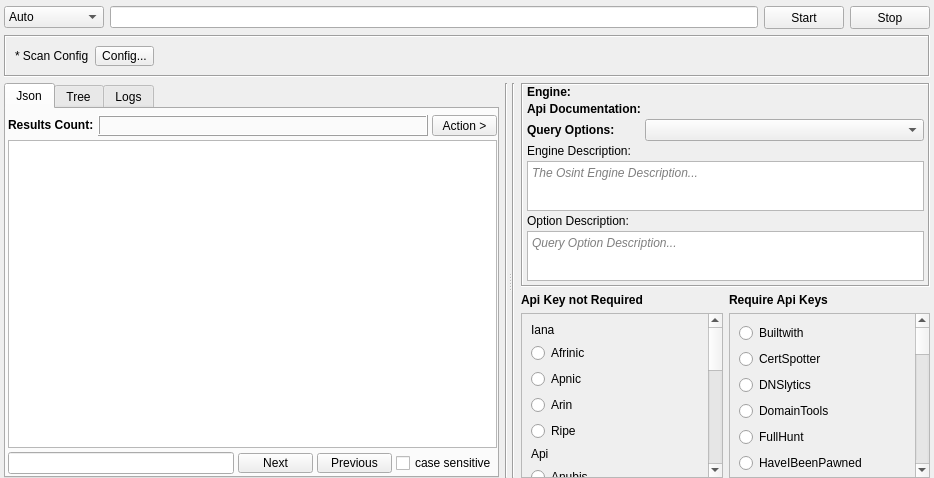
<?xml version="1.0" encoding="UTF-8"?>
<ui version="4.0">
 <class>Raw</class>
 <widget class="QWidget" name="Raw">
  <property name="geometry">
   <rect>
    <x>0</x>
    <y>0</y>
    <width>934</width>
    <height>478</height>
   </rect>
  </property>
  <property name="windowTitle">
   <string>Raw</string>
  </property>
  <layout class="QVBoxLayout" name="verticalLayout_9">
   <property name="leftMargin">
    <number>4</number>
   </property>
   <property name="topMargin">
    <number>6</number>
   </property>
   <property name="rightMargin">
    <number>4</number>
   </property>
   <property name="bottomMargin">
    <number>0</number>
   </property>
   <item>
    <layout class="QHBoxLayout" name="horizontalLayout">
     <item>
      <widget class="QComboBox" name="comboBoxModule">
       <property name="minimumSize">
        <size>
         <width>100</width>
         <height>0</height>
        </size>
       </property>
       <item>
        <property name="text">
         <string>Auto</string>
        </property>
       </item>
       <item>
        <property name="text">
         <string>Custom</string>
        </property>
       </item>
      </widget>
     </item>
     <item>
      <widget class="QLineEdit" name="lineEditTarget"/>
     </item>
     <item>
      <widget class="QPushButton" name="buttonStart">
       <property name="minimumSize">
        <size>
         <width>75</width>
         <height>23</height>
        </size>
       </property>
       <property name="text">
        <string>Start</string>
       </property>
      </widget>
     </item>
     <item>
      <widget class="QPushButton" name="buttonStop">
       <property name="minimumSize">
        <size>
         <width>75</width>
         <height>23</height>
        </size>
       </property>
       <property name="text">
        <string>Stop</string>
       </property>
      </widget>
     </item>
    </layout>
   </item>
   <item>
    <widget class="QFrame" name="frame">
     <property name="sizePolicy">
      <sizepolicy hsizetype="Preferred" vsizetype="Fixed">
       <horstretch>0</horstretch>
       <verstretch>0</verstretch>
      </sizepolicy>
     </property>
     <property name="minimumSize">
      <size>
       <width>0</width>
       <height>42</height>
      </size>
     </property>
     <property name="frameShape">
      <enum>QFrame::Box</enum>
     </property>
     <property name="frameShadow">
      <enum>QFrame::Sunken</enum>
     </property>
     <layout class="QHBoxLayout" name="horizontalLayout_12">
      <item>
       <widget class="QLabel" name="label_9">
        <property name="text">
         <string>* Scan Config</string>
        </property>
       </widget>
      </item>
      <item>
       <widget class="QToolButton" name="buttonConfig">
        <property name="text">
         <string>Config...</string>
        </property>
       </widget>
      </item>
      <item>
       <spacer name="horizontalSpacer">
        <property name="orientation">
         <enum>Qt::Horizontal</enum>
        </property>
        <property name="sizeHint" stdset="0">
         <size>
          <width>767</width>
          <height>17</height>
         </size>
        </property>
       </spacer>
      </item>
     </layout>
    </widget>
   </item>
   <item>
    <widget class="QSplitter" name="splitter">
     <property name="orientation">
      <enum>Qt::Horizontal</enum>
     </property>
     <widget class="QWidget" name="layoutWidget">
      <layout class="QHBoxLayout" name="horizontalLayout_3">
       <item>
        <widget class="QTabWidget" name="tabWidget">
         <property name="currentIndex">
          <number>0</number>
         </property>
         <widget class="QWidget" name="tabJson">
          <attribute name="title">
           <string>Json</string>
          </attribute>
          <layout class="QVBoxLayout" name="verticalLayout">
           <property name="spacing">
            <number>4</number>
           </property>
           <property name="leftMargin">
            <number>2</number>
           </property>
           <property name="topMargin">
            <number>6</number>
           </property>
           <property name="rightMargin">
            <number>0</number>
           </property>
           <property name="bottomMargin">
            <number>2</number>
           </property>
           <item>
            <layout class="QHBoxLayout" name="horizontalLayout_8">
             <item>
              <widget class="QLabel" name="label_3">
               <property name="sizePolicy">
                <sizepolicy hsizetype="Maximum" vsizetype="Maximum">
                 <horstretch>0</horstretch>
                 <verstretch>0</verstretch>
                </sizepolicy>
               </property>
               <property name="font">
                <font>
                 <weight>75</weight>
                 <bold>true</bold>
                </font>
               </property>
               <property name="text">
                <string>Results Count:</string>
               </property>
              </widget>
             </item>
             <item>
              <widget class="QLabel" name="labelResultsCount">
               <property name="frameShape">
                <enum>QFrame::Box</enum>
               </property>
               <property name="frameShadow">
                <enum>QFrame::Raised</enum>
               </property>
               <property name="text">
                <string/>
               </property>
              </widget>
             </item>
             <item>
              <widget class="QToolButton" name="buttonActionJson">
               <property name="minimumSize">
                <size>
                 <width>65</width>
                 <height>20</height>
                </size>
               </property>
               <property name="text">
                <string>Action &gt;</string>
               </property>
              </widget>
             </item>
            </layout>
           </item>
           <item>
            <widget class="QPlainTextEdit" name="plainTextEdit">
             <property name="readOnly">
              <bool>true</bool>
             </property>
            </widget>
           </item>
           <item>
            <layout class="QHBoxLayout" name="horizontalLayout_4">
             <item>
              <widget class="QLineEdit" name="lineEditFind">
               <property name="minimumSize">
                <size>
                 <width>0</width>
                 <height>0</height>
                </size>
               </property>
              </widget>
             </item>
             <item>
              <widget class="QPushButton" name="buttonNext">
               <property name="minimumSize">
                <size>
                 <width>75</width>
                 <height>20</height>
                </size>
               </property>
               <property name="maximumSize">
                <size>
                 <width>70</width>
                 <height>20</height>
                </size>
               </property>
               <property name="text">
                <string>Next</string>
               </property>
              </widget>
             </item>
             <item>
              <widget class="QPushButton" name="buttonPrev">
               <property name="minimumSize">
                <size>
                 <width>75</width>
                 <height>20</height>
                </size>
               </property>
               <property name="maximumSize">
                <size>
                 <width>70</width>
                 <height>20</height>
                </size>
               </property>
               <property name="text">
                <string>Previous</string>
               </property>
              </widget>
             </item>
             <item>
              <widget class="QCheckBox" name="checkBoxCaseSensitive">
               <property name="text">
                <string>case sensitive</string>
               </property>
              </widget>
             </item>
            </layout>
           </item>
          </layout>
         </widget>
         <widget class="QWidget" name="tabTree">
          <attribute name="title">
           <string>Tree</string>
          </attribute>
          <layout class="QVBoxLayout" name="verticalLayout_2">
           <property name="spacing">
            <number>5</number>
           </property>
           <property name="leftMargin">
            <number>2</number>
           </property>
           <property name="topMargin">
            <number>6</number>
           </property>
           <property name="rightMargin">
            <number>0</number>
           </property>
           <property name="bottomMargin">
            <number>2</number>
           </property>
           <item>
            <layout class="QHBoxLayout" name="horizontalLayout_9">
             <item>
              <widget class="QLabel" name="label_6">
               <property name="sizePolicy">
                <sizepolicy hsizetype="Maximum" vsizetype="Maximum">
                 <horstretch>0</horstretch>
                 <verstretch>0</verstretch>
                </sizepolicy>
               </property>
               <property name="font">
                <font>
                 <weight>75</weight>
                 <bold>true</bold>
                </font>
               </property>
               <property name="text">
                <string>Results Count:</string>
               </property>
              </widget>
             </item>
             <item>
              <widget class="QLabel" name="labelResultsCountTree">
               <property name="frameShape">
                <enum>QFrame::Box</enum>
               </property>
               <property name="frameShadow">
                <enum>QFrame::Raised</enum>
               </property>
               <property name="text">
                <string/>
               </property>
              </widget>
             </item>
             <item>
              <widget class="QToolButton" name="buttonActionTree">
               <property name="minimumSize">
                <size>
                 <width>65</width>
                 <height>20</height>
                </size>
               </property>
               <property name="text">
                <string>Action &gt;</string>
               </property>
              </widget>
             </item>
            </layout>
           </item>
           <item>
            <widget class="QTreeView" name="treeView">
             <property name="font">
              <font>
               <family>MS Shell Dlg 2</family>
               <pointsize>8</pointsize>
              </font>
             </property>
             <property name="editTriggers">
              <set>QAbstractItemView::NoEditTriggers</set>
             </property>
             <property name="alternatingRowColors">
              <bool>true</bool>
             </property>
             <property name="selectionBehavior">
              <enum>QAbstractItemView::SelectItems</enum>
             </property>
             <attribute name="headerVisible">
              <bool>false</bool>
             </attribute>
             <attribute name="headerCascadingSectionResizes">
              <bool>true</bool>
             </attribute>
             <attribute name="headerMinimumSectionSize">
              <number>100</number>
             </attribute>
             <attribute name="headerDefaultSectionSize">
              <number>200</number>
             </attribute>
             <attribute name="headerShowSortIndicator" stdset="0">
              <bool>false</bool>
             </attribute>
            </widget>
           </item>
           <item>
            <widget class="QLineEdit" name="lineEditTreeFilter"/>
           </item>
          </layout>
         </widget>
         <widget class="QWidget" name="tabLogs">
          <attribute name="title">
           <string>Logs</string>
          </attribute>
          <layout class="QVBoxLayout" name="verticalLayout_5">
           <property name="leftMargin">
            <number>2</number>
           </property>
           <property name="topMargin">
            <number>6</number>
           </property>
           <property name="rightMargin">
            <number>2</number>
           </property>
           <property name="bottomMargin">
            <number>0</number>
           </property>
           <item>
            <widget class="QPlainTextEdit" name="plainTextEditLogs">
             <property name="readOnly">
              <bool>true</bool>
             </property>
            </widget>
           </item>
          </layout>
         </widget>
        </widget>
       </item>
       <item>
        <widget class="Line" name="line">
         <property name="orientation">
          <enum>Qt::Vertical</enum>
         </property>
        </widget>
       </item>
      </layout>
     </widget>
     <widget class="QWidget" name="layoutWidget">
      <layout class="QHBoxLayout" name="horizontalLayout_6">
       <item>
        <widget class="Line" name="line_2">
         <property name="orientation">
          <enum>Qt::Vertical</enum>
         </property>
        </widget>
       </item>
       <item>
        <layout class="QVBoxLayout" name="verticalLayout_4">
         <item>
          <widget class="QFrame" name="frame1">
           <property name="frameShape">
            <enum>QFrame::Box</enum>
           </property>
           <property name="frameShadow">
            <enum>QFrame::Sunken</enum>
           </property>
           <layout class="QVBoxLayout" name="verticalLayout_10">
            <property name="spacing">
             <number>3</number>
            </property>
            <property name="leftMargin">
             <number>4</number>
            </property>
            <property name="topMargin">
             <number>0</number>
            </property>
            <property name="rightMargin">
             <number>4</number>
            </property>
            <property name="bottomMargin">
             <number>4</number>
            </property>
            <item>
             <layout class="QHBoxLayout" name="horizontalLayout_5">
              <item>
               <widget class="QLabel" name="label_2">
                <property name="sizePolicy">
                 <sizepolicy hsizetype="Maximum" vsizetype="Maximum">
                  <horstretch>0</horstretch>
                  <verstretch>0</verstretch>
                 </sizepolicy>
                </property>
                <property name="minimumSize">
                 <size>
                  <width>115</width>
                  <height>0</height>
                 </size>
                </property>
                <property name="font">
                 <font>
                  <weight>75</weight>
                  <bold>true</bold>
                 </font>
                </property>
                <property name="text">
                 <string>Engine:</string>
                </property>
               </widget>
              </item>
              <item>
               <widget class="QLabel" name="labelUrl">
                <property name="sizePolicy">
                 <sizepolicy hsizetype="Preferred" vsizetype="Maximum">
                  <horstretch>0</horstretch>
                  <verstretch>0</verstretch>
                 </sizepolicy>
                </property>
                <property name="font">
                 <font>
                  <family>Segoe UI</family>
                  <pointsize>9</pointsize>
                  <italic>false</italic>
                 </font>
                </property>
                <property name="text">
                 <string/>
                </property>
               </widget>
              </item>
             </layout>
            </item>
            <item>
             <layout class="QHBoxLayout" name="horizontalLayout_10">
              <item>
               <widget class="QLabel" name="label_5">
                <property name="sizePolicy">
                 <sizepolicy hsizetype="Fixed" vsizetype="Preferred">
                  <horstretch>0</horstretch>
                  <verstretch>0</verstretch>
                 </sizepolicy>
                </property>
                <property name="minimumSize">
                 <size>
                  <width>115</width>
                  <height>0</height>
                 </size>
                </property>
                <property name="font">
                 <font>
                  <weight>75</weight>
                  <bold>true</bold>
                 </font>
                </property>
                <property name="text">
                 <string>Api Documentation:</string>
                </property>
               </widget>
              </item>
              <item>
               <widget class="QLabel" name="labelApiDoc">
                <property name="minimumSize">
                 <size>
                  <width>100</width>
                  <height>0</height>
                 </size>
                </property>
                <property name="font">
                 <font>
                  <italic>false</italic>
                 </font>
                </property>
                <property name="text">
                 <string/>
                </property>
               </widget>
              </item>
             </layout>
            </item>
            <item>
             <layout class="QHBoxLayout" name="horizontalLayout_7">
              <property name="leftMargin">
               <number>0</number>
              </property>
              <item>
               <widget class="QLabel" name="lableOptions">
                <property name="sizePolicy">
                 <sizepolicy hsizetype="Fixed" vsizetype="Maximum">
                  <horstretch>0</horstretch>
                  <verstretch>0</verstretch>
                 </sizepolicy>
                </property>
                <property name="minimumSize">
                 <size>
                  <width>115</width>
                  <height>0</height>
                 </size>
                </property>
                <property name="font">
                 <font>
                  <weight>75</weight>
                  <bold>true</bold>
                 </font>
                </property>
                <property name="text">
                 <string>Query Options:</string>
                </property>
               </widget>
              </item>
              <item>
               <widget class="QComboBox" name="comboBoxOptions">
                <property name="minimumSize">
                 <size>
                  <width>170</width>
                  <height>0</height>
                 </size>
                </property>
               </widget>
              </item>
             </layout>
            </item>
            <item>
             <widget class="QLabel" name="label_4">
              <property name="sizePolicy">
               <sizepolicy hsizetype="Maximum" vsizetype="Fixed">
                <horstretch>0</horstretch>
                <verstretch>0</verstretch>
               </sizepolicy>
              </property>
              <property name="minimumSize">
               <size>
                <width>115</width>
                <height>0</height>
               </size>
              </property>
              <property name="font">
               <font>
                <weight>50</weight>
                <bold>false</bold>
               </font>
              </property>
              <property name="text">
               <string>Engine Description:</string>
              </property>
             </widget>
            </item>
            <item>
             <widget class="QTextEdit" name="textEditEngineSummary">
              <property name="maximumSize">
               <size>
                <width>16777215</width>
                <height>50</height>
               </size>
              </property>
              <property name="font">
               <font>
                <italic>true</italic>
               </font>
              </property>
              <property name="placeholderText">
               <string>The Osint Engine Description...</string>
              </property>
             </widget>
            </item>
            <item>
             <widget class="QLabel" name="label_7">
              <property name="minimumSize">
               <size>
                <width>115</width>
                <height>0</height>
               </size>
              </property>
              <property name="font">
               <font>
                <weight>50</weight>
                <bold>false</bold>
               </font>
              </property>
              <property name="text">
               <string>Option Description:</string>
              </property>
             </widget>
            </item>
            <item>
             <widget class="QTextEdit" name="textEditOptionSummary">
              <property name="maximumSize">
               <size>
                <width>16777215</width>
                <height>50</height>
               </size>
              </property>
              <property name="font">
               <font>
                <italic>true</italic>
               </font>
              </property>
              <property name="placeholderText">
               <string>Query Option Description...</string>
              </property>
             </widget>
            </item>
           </layout>
          </widget>
         </item>
         <item>
          <layout class="QHBoxLayout" name="horizontalLayout_2">
           <item>
            <layout class="QVBoxLayout" name="verticalLayout_7">
             <item>
              <widget class="QLabel" name="label_10">
               <property name="font">
                <font>
                 <weight>75</weight>
                 <bold>true</bold>
                </font>
               </property>
               <property name="text">
                <string>Api Key not Required</string>
               </property>
              </widget>
             </item>
             <item>
              <widget class="QScrollArea" name="scrollArea_2">
               <property name="widgetResizable">
                <bool>true</bool>
               </property>
               <widget class="QWidget" name="scrollAreaWidgetContents_2">
                <property name="geometry">
                 <rect>
                  <x>0</x>
                  <y>0</y>
                  <width>169</width>
                  <height>464</height>
                 </rect>
                </property>
                <layout class="QVBoxLayout" name="verticalLayout_3">
                 <item>
                  <widget class="QLabel" name="label">
                   <property name="text">
                    <string>Iana</string>
                   </property>
                  </widget>
                 </item>
                 <item>
                  <widget class="QRadioButton" name="moduleAfrinic">
                   <property name="text">
                    <string>Afrinic</string>
                   </property>
                  </widget>
                 </item>
                 <item>
                  <widget class="QRadioButton" name="moduleApnic">
                   <property name="text">
                    <string>Apnic</string>
                   </property>
                  </widget>
                 </item>
                 <item>
                  <widget class="QRadioButton" name="moduleArin">
                   <property name="text">
                    <string>Arin</string>
                   </property>
                  </widget>
                 </item>
                 <item>
                  <widget class="QRadioButton" name="moduleRipe">
                   <property name="text">
                    <string>Ripe</string>
                   </property>
                  </widget>
                 </item>
                 <item>
                  <widget class="QLabel" name="label_8">
                   <property name="text">
                    <string>Api</string>
                   </property>
                  </widget>
                 </item>
                 <item>
                  <widget class="QRadioButton" name="moduleAnubis">
                   <property name="text">
                    <string>Anubis</string>
                   </property>
                  </widget>
                 </item>
                 <item>
                  <widget class="QRadioButton" name="moduleMaltiverseFree">
                   <property name="text">
                    <string>Maltiverse (Free)</string>
                   </property>
                  </widget>
                 </item>
                 <item>
                  <widget class="QRadioButton" name="moduleN45HT">
                   <property name="text">
                    <string>N45HT</string>
                   </property>
                  </widget>
                 </item>
                 <item>
                  <widget class="QRadioButton" name="moduleSublist3r">
                   <property name="text">
                    <string>Sublist3r</string>
                   </property>
                  </widget>
                 </item>
                 <item>
                  <widget class="QRadioButton" name="moduleBgpview">
                   <property name="text">
                    <string>Bgpview</string>
                   </property>
                  </widget>
                 </item>
                 <item>
                  <widget class="QRadioButton" name="moduleThreatMiner">
                   <property name="text">
                    <string>ThreatMiner</string>
                   </property>
                  </widget>
                 </item>
                 <item>
                  <widget class="QRadioButton" name="moduleThreatCrowd">
                   <property name="text">
                    <string>ThreatCrowd</string>
                   </property>
                  </widget>
                 </item>
                 <item>
                  <widget class="QRadioButton" name="moduleHackerTargetFree">
                   <property name="text">
                    <string>HackerTarget (Free)</string>
                   </property>
                  </widget>
                 </item>
                 <item>
                  <widget class="QRadioButton" name="moduleDnsBufferOverRun">
                   <property name="text">
                    <string>DnsBufferOverRun</string>
                   </property>
                  </widget>
                 </item>
                 <item>
                  <widget class="QRadioButton" name="moduleGoogleCert">
                   <property name="text">
                    <string>GoogleCert</string>
                   </property>
                  </widget>
                 </item>
                 <item>
                  <widget class="QRadioButton" name="moduleWaybackMachine">
                   <property name="text">
                    <string>WaybackMachine</string>
                   </property>
                  </widget>
                 </item>
                 <item>
                  <widget class="QRadioButton" name="moduleArchiveIt">
                   <property name="text">
                    <string>ArchiveIt</string>
                   </property>
                  </widget>
                 </item>
                 <item>
                  <widget class="QRadioButton" name="moduleOmnisint">
                   <property name="text">
                    <string>Omnisint</string>
                   </property>
                  </widget>
                 </item>
                 <item>
                  <widget class="QRadioButton" name="moduleUrlScan">
                   <property name="text">
                    <string>UrlScan</string>
                   </property>
                  </widget>
                 </item>
                </layout>
               </widget>
              </widget>
             </item>
            </layout>
           </item>
           <item>
            <layout class="QVBoxLayout" name="verticalLayout_8">
             <item>
              <widget class="QLabel" name="label_11">
               <property name="font">
                <font>
                 <weight>75</weight>
                 <bold>true</bold>
                </font>
               </property>
               <property name="text">
                <string>Require Api Keys</string>
               </property>
              </widget>
             </item>
             <item>
              <widget class="QScrollArea" name="scrollArea">
               <property name="minimumSize">
                <size>
                 <width>0</width>
                 <height>0</height>
                </size>
               </property>
               <property name="widgetResizable">
                <bool>true</bool>
               </property>
               <widget class="QWidget" name="scrollAreaWidgetContents">
                <property name="geometry">
                 <rect>
                  <x>0</x>
                  <y>-396</y>
                  <width>169</width>
                  <height>1024</height>
                 </rect>
                </property>
                <layout class="QVBoxLayout" name="verticalLayout_6">
                 <item>
                  <widget class="QRadioButton" name="moduleBuiltWith">
                   <property name="text">
                    <string>Builtwith</string>
                   </property>
                  </widget>
                 </item>
                 <item>
                  <widget class="QRadioButton" name="moduleCertSpotter">
                   <property name="text">
                    <string>CertSpotter</string>
                   </property>
                  </widget>
                 </item>
                 <item>
                  <widget class="QRadioButton" name="moduleDnslytics">
                   <property name="text">
                    <string>DNSlytics</string>
                   </property>
                  </widget>
                 </item>
                 <item>
                  <widget class="QRadioButton" name="moduleDomainTools">
                   <property name="text">
                    <string>DomainTools</string>
                   </property>
                  </widget>
                 </item>
                 <item>
                  <widget class="QRadioButton" name="moduleFullHunt">
                   <property name="text">
                    <string>FullHunt</string>
                   </property>
                  </widget>
                 </item>
                 <item>
                  <widget class="QRadioButton" name="moduleHaveIBeenPawned">
                   <property name="text">
                    <string>HaveIBeenPawned</string>
                   </property>
                  </widget>
                 </item>
                 <item>
                  <widget class="QRadioButton" name="moduleHost">
                   <property name="text">
                    <string>Host</string>
                   </property>
                  </widget>
                 </item>
                 <item>
                  <widget class="QRadioButton" name="moduleJsonWhois">
                   <property name="text">
                    <string>JsonWhois</string>
                   </property>
                  </widget>
                 </item>
                 <item>
                  <widget class="QRadioButton" name="moduleLeakIX">
                   <property name="text">
                    <string>LeakIX</string>
                   </property>
                  </widget>
                 </item>
                 <item>
                  <widget class="QRadioButton" name="moduleNetworksDB">
                   <property name="text">
                    <string>Networksdb</string>
                   </property>
                  </widget>
                 </item>
                 <item>
                  <widget class="QRadioButton" name="moduleNeutrinoApi">
                   <property name="text">
                    <string>NeutrinoApi</string>
                   </property>
                  </widget>
                 </item>
                 <item>
                  <widget class="QRadioButton" name="moduleOtx">
                   <property name="text">
                    <string>Otx</string>
                   </property>
                  </widget>
                 </item>
                 <item>
                  <widget class="QRadioButton" name="moduleOnyphe">
                   <property name="text">
                    <string>Onyphe</string>
                   </property>
                  </widget>
                 </item>
                 <item>
                  <widget class="QRadioButton" name="moduleProjectDiscovery">
                   <property name="text">
                    <string>ProjectDiscovery</string>
                   </property>
                  </widget>
                 </item>
                 <item>
                  <widget class="QRadioButton" name="moduleSeon">
                   <property name="text">
                    <string>Seon</string>
                   </property>
                  </widget>
                 </item>
                 <item>
                  <widget class="QRadioButton" name="moduleSpyOnWeb">
                   <property name="text">
                    <string>SpyOnWeb</string>
                   </property>
                  </widget>
                 </item>
                 <item>
                  <widget class="QRadioButton" name="moduleSpyse">
                   <property name="text">
                    <string>Spyse</string>
                   </property>
                  </widget>
                 </item>
                 <item>
                  <widget class="QRadioButton" name="moduleSpamHaus">
                   <property name="text">
                    <string>SpamHaus</string>
                   </property>
                  </widget>
                 </item>
                 <item>
                  <widget class="QRadioButton" name="moduleRobtexPaid">
                   <property name="text">
                    <string>Robtex (Pro)</string>
                   </property>
                  </widget>
                 </item>
                 <item>
                  <widget class="QRadioButton" name="moduleVirusTotal">
                   <property name="text">
                    <string>VirusTotal</string>
                   </property>
                  </widget>
                 </item>
                 <item>
                  <widget class="QRadioButton" name="moduleWhatcms">
                   <property name="text">
                    <string>WhatCMS</string>
                   </property>
                  </widget>
                 </item>
                 <item>
                  <widget class="QRadioButton" name="moduleWhoxy">
                   <property name="text">
                    <string>Whoxy</string>
                   </property>
                  </widget>
                 </item>
                 <item>
                  <widget class="QRadioButton" name="moduleBinaryEdge">
                   <property name="text">
                    <string>BinaryEdge</string>
                   </property>
                  </widget>
                 </item>
                 <item>
                  <widget class="QRadioButton" name="moduleC99">
                   <property name="text">
                    <string>C99</string>
                   </property>
                  </widget>
                 </item>
                 <item>
                  <widget class="QRadioButton" name="moduleCommonCrawl">
                   <property name="text">
                    <string>CommonCrawl</string>
                   </property>
                  </widget>
                 </item>
                 <item>
                  <widget class="QRadioButton" name="moduleDebounce">
                   <property name="text">
                    <string>Debounce</string>
                   </property>
                  </widget>
                 </item>
                 <item>
                  <widget class="QRadioButton" name="moduleGithub">
                   <property name="text">
                    <string>Github</string>
                   </property>
                  </widget>
                 </item>
                 <item>
                  <widget class="QRadioButton" name="moduleHunter">
                   <property name="text">
                    <string>Hunter</string>
                   </property>
                  </widget>
                 </item>
                 <item>
                  <widget class="QRadioButton" name="moduleIpInfo">
                   <property name="text">
                    <string>IpInfo</string>
                   </property>
                  </widget>
                 </item>
                 <item>
                  <widget class="QRadioButton" name="moduleMnemonicFree">
                   <property name="text">
                    <string>Mnemonic (Free)</string>
                   </property>
                  </widget>
                 </item>
                 <item>
                  <widget class="QRadioButton" name="moduleRiskIq">
                   <property name="text">
                    <string>RiskIq</string>
                   </property>
                  </widget>
                 </item>
                 <item>
                  <widget class="QRadioButton" name="moduleRobtex">
                   <property name="text">
                    <string>Robtex</string>
                   </property>
                  </widget>
                 </item>
                 <item>
                  <widget class="QRadioButton" name="moduleSecurityTrails">
                   <property name="text">
                    <string>SecurityTrails</string>
                   </property>
                  </widget>
                 </item>
                 <item>
                  <widget class="QRadioButton" name="moduleShodan">
                   <property name="text">
                    <string>Shodan</string>
                   </property>
                  </widget>
                 </item>
                 <item>
                  <widget class="QRadioButton" name="moduleThreatBook">
                   <property name="text">
                    <string>ThreatBook</string>
                   </property>
                  </widget>
                 </item>
                 <item>
                  <widget class="QRadioButton" name="moduleWhoisXmlApi">
                   <property name="text">
                    <string>WhoisXmlApi</string>
                   </property>
                  </widget>
                 </item>
                 <item>
                  <widget class="QRadioButton" name="moduleZETALytics">
                   <property name="text">
                    <string>ZETALytics</string>
                   </property>
                  </widget>
                 </item>
                 <item>
                  <widget class="QRadioButton" name="moduleZoomEye">
                   <property name="text">
                    <string>ZoomEye</string>
                   </property>
                  </widget>
                 </item>
                 <item>
                  <widget class="QRadioButton" name="moduleIpApi">
                   <property name="text">
                    <string>IpApi</string>
                   </property>
                  </widget>
                 </item>
                 <item>
                  <widget class="QRadioButton" name="moduleViewDns">
                   <property name="text">
                    <string>ViewDns</string>
                   </property>
                  </widget>
                 </item>
                 <item>
                  <widget class="QRadioButton" name="moduleWebResolver">
                   <property name="text">
                    <string>WebResolver</string>
                   </property>
                  </widget>
                 </item>
                 <item>
                  <widget class="QRadioButton" name="moduleCircl">
                   <property name="text">
                    <string>Circl</string>
                   </property>
                  </widget>
                 </item>
                 <item>
                  <widget class="QRadioButton" name="moduleHackerTarget">
                   <property name="text">
                    <string>HackerTarget (Paid)</string>
                   </property>
                  </widget>
                 </item>
                 <item>
                  <widget class="QRadioButton" name="moduleMnemonic">
                   <property name="text">
                    <string>Mnemonic (Paid)</string>
                   </property>
                  </widget>
                 </item>
                </layout>
               </widget>
              </widget>
             </item>
            </layout>
           </item>
          </layout>
         </item>
        </layout>
       </item>
      </layout>
     </widget>
    </widget>
   </item>
  </layout>
 </widget>
 <resources/>
 <connections/>
</ui>
